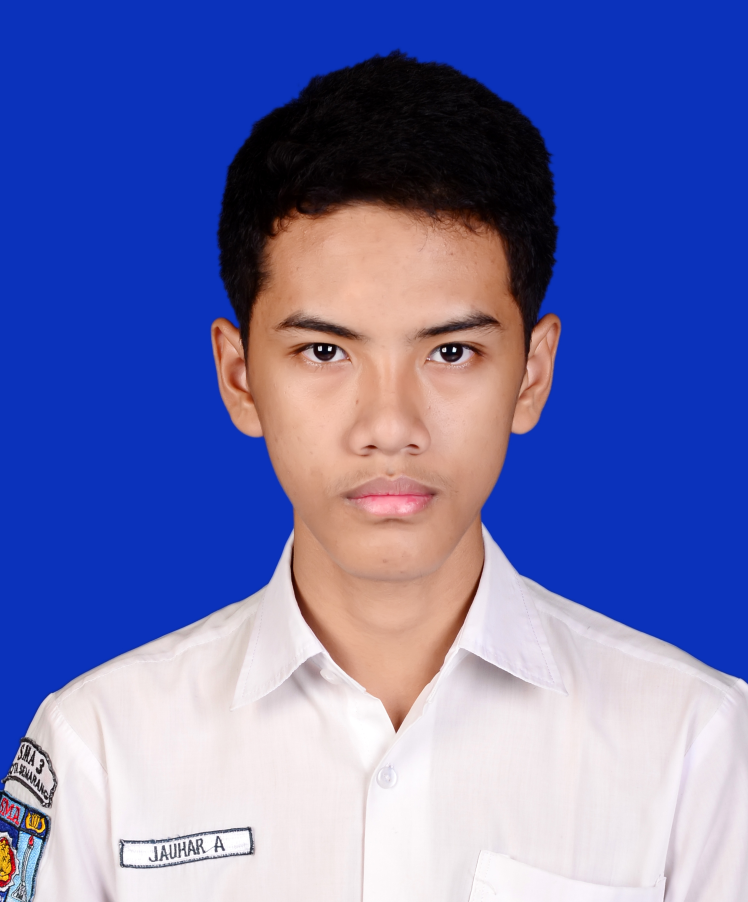
#> input picture facial_detection/test.jpg, 2244 x 2706 px (shown at 1/3 size)
$ python equalizer.py ../facial_detection/test.jpg   (Python 2 division)
#> lines starting #> are read from the running program, lines starting #| are printed output that depends on the picture
import sys
import os.path
import math
import numpy as np

from PIL import Image, ImageDraw

MAX_WIDTH = 600
MAX_HEIGHT = 400

if len(sys.argv) < 2:
    print "Usage: python equalizer.py IMAGE_PATH"
    sys.exit(1)

image_path = sys.argv[1]
image_ext = os.path.splitext(image_path)[1]

if image_ext.lower() not in ['.jpg', '.jpeg', '.png', '.bmp']:
    print "Invalid image format. Use one of these format: .jpg, .jpeg, .png, .bmp"
    sys.exit(1)

try:
    base_image = Image.open(image_path)
#> base_image is the input picture: PIL image 2244x2706 RGB; mean R, G, B 106.2, 113, 175.5
    width, height = base_image.size
#> width = 2244; height = 2706
    if width > MAX_WIDTH:
        height, width = height * MAX_WIDTH / width, MAX_WIDTH
#> height = 723; width = 600
    if height > MAX_HEIGHT:
        width, height = width * MAX_HEIGHT / height, MAX_HEIGHT
#> width = 331; height = 400
    base_image = base_image.resize((width, height))
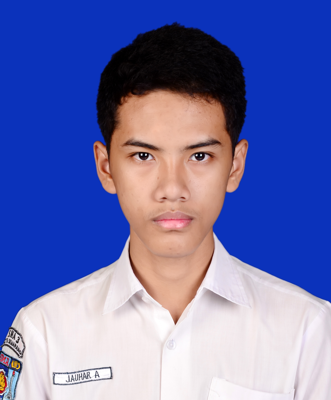
#> base_image: PIL image 331x400 RGB; mean R, G, B 106.2, 113, 175.5
except Exception as e:
    print "Cannot open image"
    sys.exit(1)

def calculate_image_matrix_histogram(matrix):
    _, _, channel = matrix.shape
    flat_matrix = matrix.flatten()
    histogram = np.zeros((256, channel))
    for i, val in enumerate(flat_matrix):
        histogram[val][i % channel] += 1
    return histogram

def equalize_image_matrix(matrix):
    map_value_to_cumulative = {}

    height, width, channel = matrix.shape
    cumulative_value = np.zeros(channel)
    histogram = calculate_image_matrix_histogram(matrix)
    for value, freq in enumerate(histogram):
        cumulative_value = [cumulative_value[i] + freq[i] for i in range(channel)]
        map_value_to_cumulative[value] = cumulative_value

    total_frequency = width * height
    result = np.zeros(matrix.shape)
    for y in range(height):
        for x in range(width):
            initial_value = matrix[y][x]
            result[y][x] = [math.floor(float(map_value_to_cumulative[v][c]) / float(total_frequency) * 255) for c, v in enumerate(initial_value)]

    return result

result_matrix = equalize_image_matrix(np.array(base_image))
#> the loop in calculate_image_matrix_histogram, `for i, val in enumerate(flat_matrix):` made 397200 passes
#> val on passes 1 to 3: 11, 50, 187
#> after the loop in calculate_image_matrix_histogram, `for i, val in enumerate(flat_matrix):`: histogram = 256 rows, first 8: [81, 511, 228], [208, 778, 499], [332, 732, 499], [440, 849, 580], [541, 983, 684], [666, 894, 765], [864, 882, 876], [888, 752, 811]
#> the loop in equalize_image_matrix, `for value, freq in enumerate(histogram):` made 256 passes
#> (freq, cumulative_value) on passes 2 to 4: ([208, 778, 499], [289, 1289, 727]), ([332, 732, 499], [621, 2021, 1226]), ([440, 849, 580], [1061, 2870, 1806])
#> after the loop in equalize_image_matrix, `for value, freq in enumerate(histogram):`: cumulative_value = [132400, 132400, 132400]; map_value_to_cumulative = 256 items
#> after the loop in equalize_image_matrix, `for y in range(height):`:
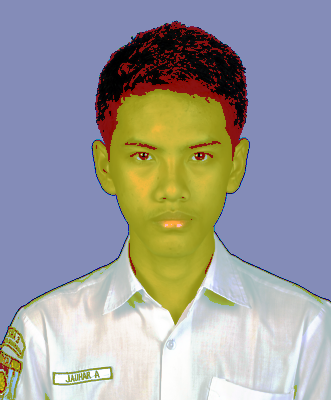
#> result: shape (400, 331, 3) float64; mean of channels 0, 1, 2 155.6, 155.1, 154.9; drawn as R, G, B
result_image = Image.fromarray(np.uint8(result_matrix))

base_image.show("Base Image")
result_image.show("Result Image")

$ run again, on facial_detection/jauhar2.png
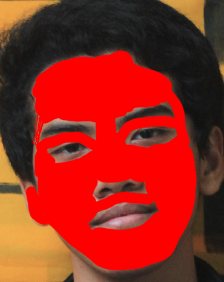
#> input picture facial_detection/jauhar2.png, 224 x 282 px
#> base_image is the input picture: PIL image 224x282 RGBA; mean R, G, B, A 149.3, 39.6, 27.7, 255
#> the loop in calculate_image_matrix_histogram, `for i, val in enumerate(flat_matrix):` made 252672 passes
#> val on passes 1 to 3: 176, 126, 69
#> after the loop in calculate_image_matrix_histogram, `for i, val in enumerate(flat_matrix):`: histogram = 256 rows, first 6: [0, 23057, 23089, 0], [0, 129, 137, 0], [0, 76, 75, 0], [0, 67, 69, 0], [0, 61, 76, 0], [0, 59, 55, 0]
#> the loop in equalize_image_matrix, `for value, freq in enumerate(histogram):` made 256 passes
#> (freq, cumulative_value) on passes 2 to 4: ([0, 129, 137, 0], [0, 23186, 23226, 0]), ([0, 76, 75, 0], [0, 23262, 23301, 0]), ([0, 67, 69, 0], [0, 23329, 23370, 0])
#> after the loop in equalize_image_matrix, `for value, freq in enumerate(histogram):`: cumulative_value = [63168, 63168, 63168, 63168]; map_value_to_cumulative = 256 items
#> after the loop in equalize_image_matrix, `for y in range(height):`:
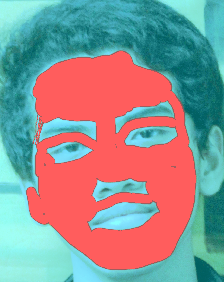
#> result: shape (282, 224, 4) float64; mean R, G, B, A 144.5, 144.9, 145, 255
